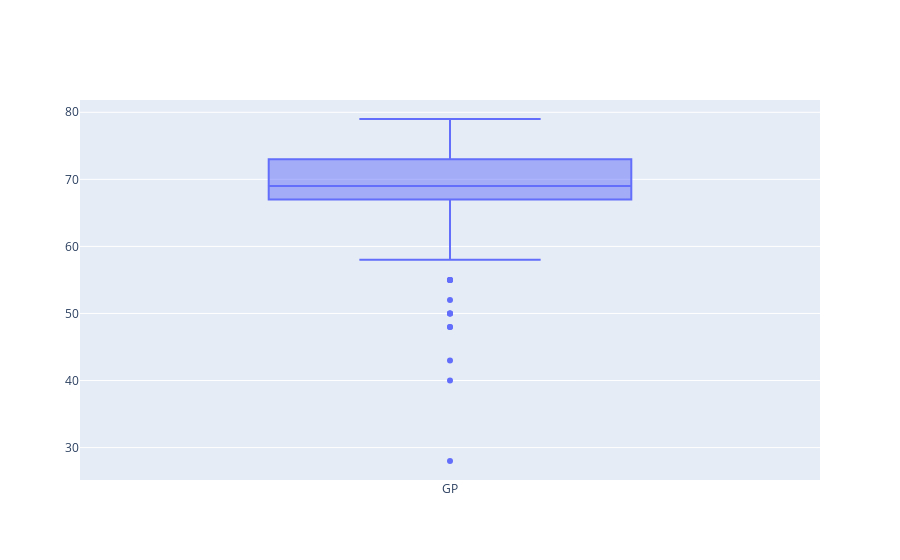

The code cell stored with this chart in its notebook:
### Code cell
fig = go.Figure()
fig.add_trace(go.Box(y=df['GP'].values, name=df['GP'].name))

### Figure 1 — Plotly figure (JSON) as saved in the notebook; plotly's stock layout.template omitted (floating-point values rounded to 4 significant figures; data arrays with more than 128 entries replaced by an {"elided": "..."} marker saying what was removed)
{"data": [{"name": "GP", "type": "box", "y": {"elided": "201 int values"}}], "layout": {}}
